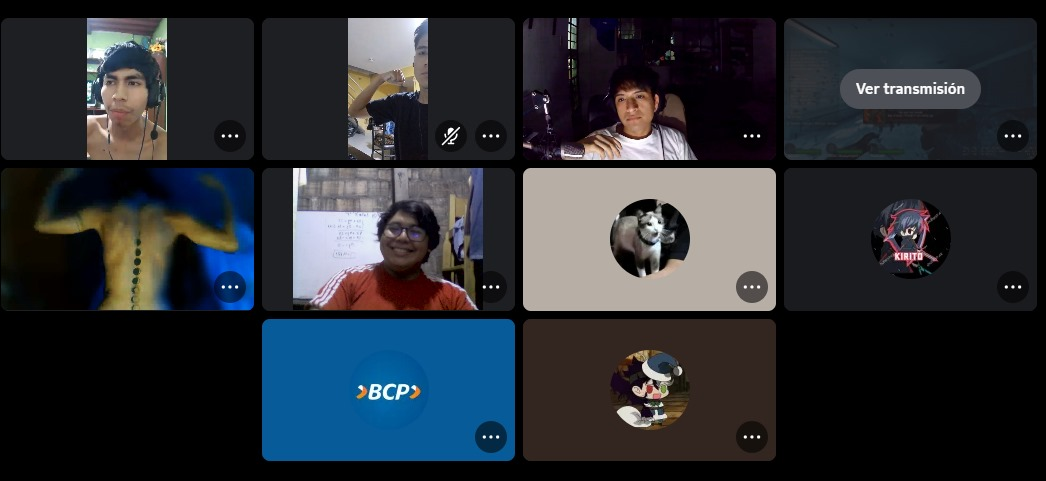
#> input picture nel.jpg, 1046 x 481 px
$ python Ejercicio1.py
#> lines starting #> are read from the running program, lines starting #| are printed output that depends on the picture
import cv2
import matplotlib.pyplot as plt

# Lee la imagen desde el archivo
image = cv2.imread('nel.jpg')
#> image is the input picture: shape (481, 1046, 3); mean B, G, R 51.5, 45.8, 42.2

# Convierte la imagen a escala de grises
gray_image = cv2.cvtColor(image, cv2.COLOR_BGR2GRAY)
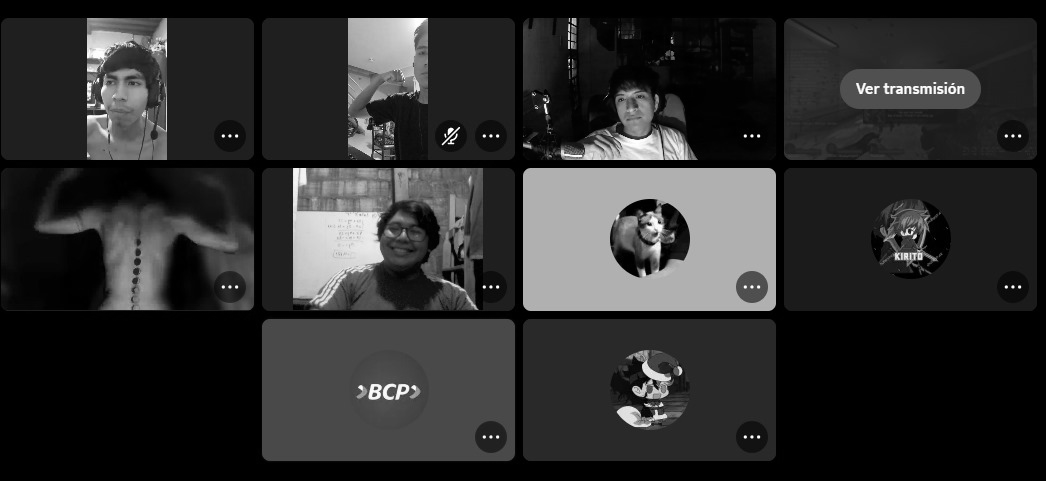
#> gray_image: shape (481, 1046); min 0, max 255, mean 45.4

# Guarda la imagen en escala de grises
cv2.imwrite('nel.jpg', gray_image)

# Convierte la imagen de BGR a RGB para mostrarla correctamente con matplotlib
image_rgb = cv2.cvtColor(image, cv2.COLOR_BGR2RGB)

# Crea los subplots
plt.figure(figsize=(10, 5))

# Muestra la imagen original en el primer subplot
plt.subplot(1, 2, 1)
plt.imshow(image_rgb)
plt.title('Imagen Original')
plt.axis('off')

# Muestra la imagen en escala de grises en el segundo subplot
plt.subplot(1, 2, 2)
plt.imshow(gray_image, cmap='gray')
plt.title('Imagen en Escala de Grises')
plt.axis('off')

# Muestra las imágenes
plt.show()
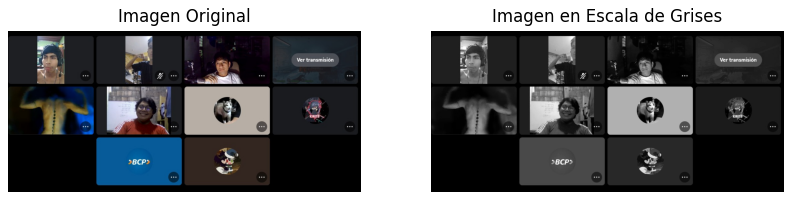
#> figure drawn by matplotlib, 2 panels
